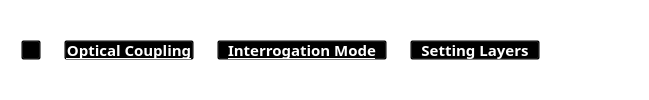
           <widget class="QFrame" name="hierarchy_frame">
            <property name="sizePolicy">
             <sizepolicy hsizetype="Preferred" vsizetype="Preferred">
              <horstretch>0</horstretch>
              <verstretch>0</verstretch>
             </sizepolicy>
            </property>
            <property name="maximumSize">
             <size>
              <width>16777215</width>
              <height>16777215</height>
             </size>
            </property>
            <property name="styleSheet">
             <string notr="true">background:transparent;</string>
            </property>
            <property name="frameShape">
             <enum>QFrame::StyledPanel</enum>
            </property>
            <property name="frameShadow">
             <enum>QFrame::Raised</enum>
            </property>
            <layout class="QHBoxLayout" name="horizontalLayout_79">
             <property name="spacing">
              <number>8</number>
             </property>
             <property name="leftMargin">
              <number>20</number>
             </property>
             <property name="topMargin">
              <number>8</number>
             </property>
             <property name="rightMargin">
              <number>8</number>
             </property>
             <property name="bottomMargin">
              <number>8</number>
             </property>
             <item>
              <widget class="QPushButton" name="btn_home_3">
               <property name="minimumSize">
                <size>
                 <width>20</width>
                 <height>20</height>
                </size>
               </property>
               <property name="maximumSize">
                <size>
                 <width>20</width>
                 <height>20</height>
                </size>
               </property>
               <property name="cursor">
                <cursorShape>PointingHandCursor</cursorShape>
               </property>
               <property name="text">
                <string/>
               </property>
               <property name="icon">
                <iconset resource="icons_.qrc">
                 <normaloff>:/icons/icons/casa.png</normaloff>:/icons/icons/casa.png</iconset>
               </property>
               <property name="iconSize">
                <size>
                 <width>20</width>
                 <height>20</height>
                </size>
               </property>
              </widget>
             </item>
             <item>
              <widget class="QLabel" name="label_68">
               <property name="maximumSize">
                <size>
                 <width>10</width>
                 <height>10</height>
                </size>
               </property>
               <property name="text">
                <string/>
               </property>
               <property name="pixmap">
                <pixmap resource="icons_.qrc">:/icons/icons/simbolo-de-setas-duplas-para-a-direita-para-avancar.png</pixmap>
               </property>
               <property name="scaledContents">
                <bool>true</bool>
               </property>
              </widget>
             </item>
             <item>
              <widget class="QPushButton" name="btn_coupling_3">
               <property name="sizePolicy">
                <sizepolicy hsizetype="Maximum" vsizetype="Fixed">
                 <horstretch>0</horstretch>
                 <verstretch>0</verstretch>
                </sizepolicy>
               </property>
               <property name="minimumSize">
                <size>
                 <width>130</width>
                 <height>20</height>
                </size>
               </property>
               <property name="maximumSize">
                <size>
                 <width>130</width>
                 <height>20</height>
                </size>
               </property>
               <property name="font">
                <font>
                 <family>Segoe UI Semibold</family>
                 <pointsize>11</pointsize>
                 <bold>true</bold>
                 <underline>true</underline>
                </font>
               </property>
               <property name="cursor">
                <cursorShape>PointingHandCursor</cursorShape>
               </property>
               <property name="autoFillBackground">
                <bool>false</bool>
               </property>
               <property name="styleSheet">
                <string notr="true">color: rgb(255, 255, 255);</string>
               </property>
               <property name="text">
                <string>Optical Coupling</string>
               </property>
               <property name="checkable">
                <bool>false</bool>
               </property>
               <property name="checked">
                <bool>false</bool>
               </property>
               <property name="autoDefault">
                <bool>false</bool>
               </property>
               <property name="default">
                <bool>false</bool>
               </property>
              </widget>
             </item>
             <item>
              <widget class="QLabel" name="label_69">
               <property name="maximumSize">
                <size>
                 <width>10</width>
                 <height>10</height>
                </size>
               </property>
               <property name="text">
                <string/>
               </property>
               <property name="pixmap">
                <pixmap resource="icons_.qrc">:/icons/icons/simbolo-de-setas-duplas-para-a-direita-para-avancar.png</pixmap>
               </property>
               <property name="scaledContents">
                <bool>true</bool>
               </property>
              </widget>
             </item>
             <item>
              <widget class="QPushButton" name="btn_interrogation_2">
               <property name="sizePolicy">
                <sizepolicy hsizetype="Maximum" vsizetype="Fixed">
                 <horstretch>0</horstretch>
                 <verstretch>0</verstretch>
                </sizepolicy>
               </property>
               <property name="minimumSize">
                <size>
                 <width>170</width>
                 <height>20</height>
                </size>
               </property>
               <property name="maximumSize">
                <size>
                 <width>170</width>
                 <height>20</height>
                </size>
               </property>
               <property name="font">
                <font>
                 <family>Segoe UI Semibold</family>
                 <pointsize>11</pointsize>
                 <bold>true</bold>
                 <underline>true</underline>
                </font>
               </property>
               <property name="cursor">
                <cursorShape>PointingHandCursor</cursorShape>
               </property>
               <property name="autoFillBackground">
                <bool>false</bool>
               </property>
               <property name="styleSheet">
                <string notr="true">color: rgb(255, 255, 255);</string>
               </property>
               <property name="text">
                <string>Interrogation Mode</string>
               </property>
               <property name="checkable">
                <bool>false</bool>
               </property>
               <property name="checked">
                <bool>false</bool>
               </property>
               <property name="autoDefault">
                <bool>false</bool>
               </property>
               <property name="default">
                <bool>false</bool>
               </property>
              </widget>
             </item>
             <item>
              <widget class="QLabel" name="label_70">
               <property name="maximumSize">
                <size>
                 <width>10</width>
                 <height>10</height>
                </size>
               </property>
               <property name="text">
                <string/>
               </property>
               <property name="pixmap">
                <pixmap resource="icons_.qrc">:/icons/icons/simbolo-de-setas-duplas-para-a-direita-para-avancar.png</pixmap>
               </property>
               <property name="scaledContents">
                <bool>true</bool>
               </property>
              </widget>
             </item>
             <item>
              <widget class="QPushButton" name="btn_setting_layers">
               <property name="sizePolicy">
                <sizepolicy hsizetype="Maximum" vsizetype="Fixed">
                 <horstretch>0</horstretch>
                 <verstretch>0</verstretch>
                </sizepolicy>
               </property>
               <property name="minimumSize">
                <size>
                 <width>130</width>
                 <height>20</height>
                </size>
               </property>
               <property name="maximumSize">
                <size>
                 <width>170</width>
                 <height>20</height>
                </size>
               </property>
               <property name="font">
                <font>
                 <family>Segoe UI Semibold</family>
                 <pointsize>11</pointsize>
                 <bold>true</bold>
                 <underline>false</underline>
                </font>
               </property>
               <property name="cursor">
                <cursorShape>PointingHandCursor</cursorShape>
               </property>
               <property name="autoFillBackground">
                <bool>false</bool>
               </property>
               <property name="styleSheet">
                <string notr="true">color: rgb(255, 255, 255);</string>
               </property>
               <property name="text">
                <string>Setting Layers</string>
               </property>
               <property name="checkable">
                <bool>false</bool>
               </property>
               <property name="checked">
                <bool>false</bool>
               </property>
               <property name="autoDefault">
                <bool>false</bool>
               </property>
               <property name="default">
                <bool>false</bool>
               </property>
              </widget>
             </item>
             <item>
              <spacer name="horizontalSpacer_180">
               <property name="orientation">
                <enum>Qt::Horizontal</enum>
               </property>
               <property name="sizeType">
                <enum>QSizePolicy::Expanding</enum>
               </property>
               <property name="sizeHint" stdset="0">
                <size>
                 <width>100</width>
                 <height>15</height>
                </size>
               </property>
              </spacer>
             </item>
            </layout>
           </widget>
